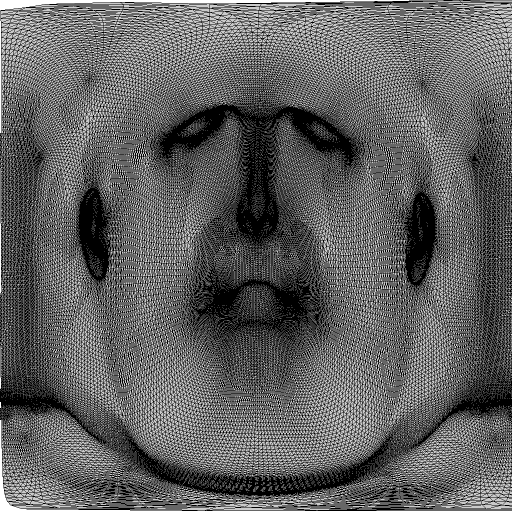
#> input picture blender files/head_fixed.png, 1024 x 1024 px (shown at 1/2 size)
$ python bake_texture.py
#> lines starting #> are read from the running program, lines starting #| are printed output that depends on the picture
import sys
from PIL import Image, ImageChops
import numpy as np

def bake(uv_path, face_path, output_path, preview_path):
#> called with uv_path = 'head_fixed.png', face_path = 'face.png', output_path = 'face_baked.png', preview_path = 'face_preview.png'
    uv_img  = Image.open(uv_path).convert('RGBA')
#> uv_img is the input picture: PIL image 1024x1024 RGBA; mean R, G, B, A 22.3, 22.3, 22.3, 164
    face_img = Image.open(face_path).convert('RGBA')
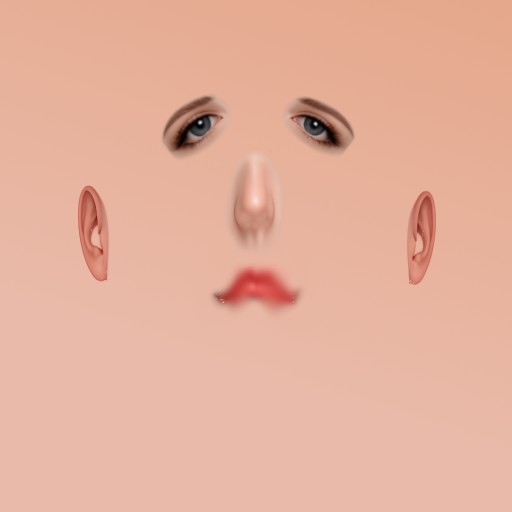
#> input picture blender files/face.png, 1024 x 1024 px (shown at 1/2 size)
#> face_img is the input picture: PIL image 1024x1024 RGBA; mean R, G, B, A 228.8, 176.7, 156.7, 255

    uw, uh = uv_img.size
#> uw = 1024; uh = 1024
    print(f"UV layout size: {uw}x{uh}")
#| UV layout size: 1024x1024

    # Resize face to match UV canvas
    face_resized = face_img.resize((uw, uh), Image.LANCZOS)

    # Save as the actual texture to use in renderer
    face_resized.save(output_path)
    print(f"Texture saved: {output_path}")

    # Make UV overlay semi-transparent green for preview
    uv_arr = np.array(uv_img.convert('L'))  # greyscale
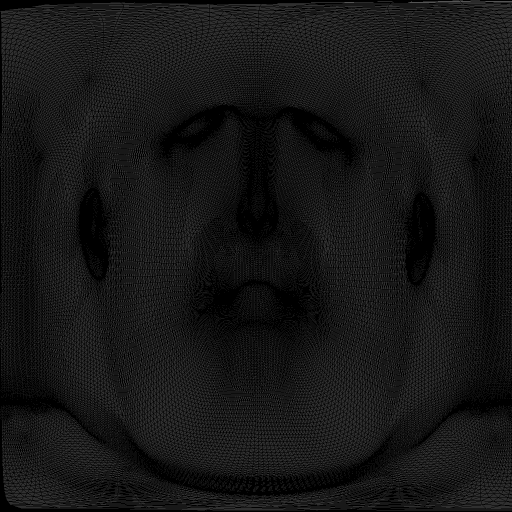
#> uv_arr: shape (1024, 1024) (shown at 1/2 size); min 0, max 84, mean 22.3
    # Where UV lines are dark (mesh lines), make them visible overlay
    overlay = np.zeros((uh, uw, 4), dtype=np.uint8)
    mask = uv_arr < 128  # dark pixels = UV edges
#> mask: shape (1024, 1024) bool; every value is 1
    overlay[mask] = [0, 255, 0, 180]  # green lines

    uv_overlay = Image.fromarray(overlay, 'RGBA')
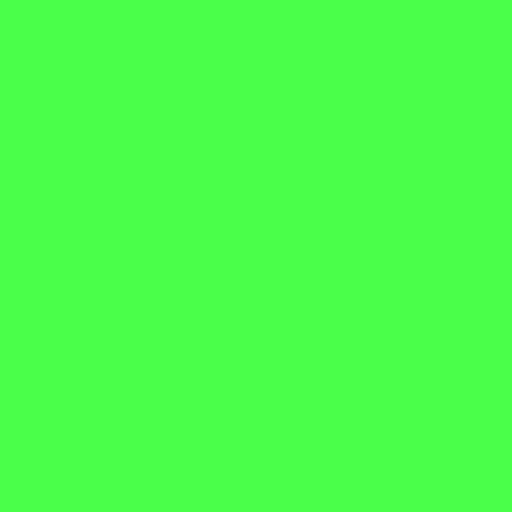
#> uv_overlay: PIL image 1024x1024 RGBA (shown at 1/2 size); mean R, G, B, A 0, 255, 0, 180; transparent parts drawn white

    # Composite: face + green UV lines on top
    preview = face_resized.copy()
    preview = Image.alpha_composite(preview, uv_overlay)
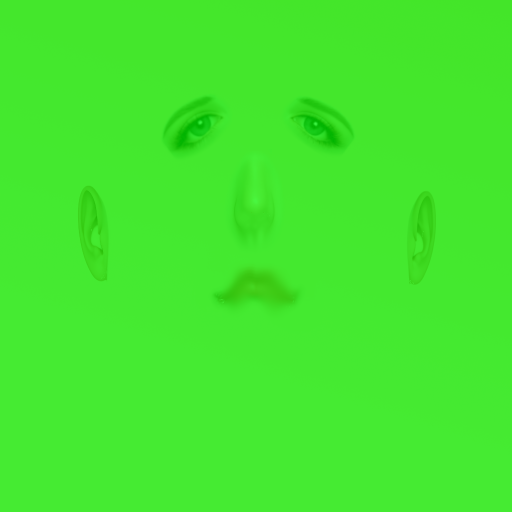
#> preview: PIL image 1024x1024 RGBA (shown at 1/2 size); mean R, G, B, A 67.5, 232, 46.2, 255
    preview.save(preview_path)
    print(f"Preview saved: {preview_path}  (shows UV lines on face)")

if __name__ == '__main__':
    uv_path      = sys.argv[1] if len(sys.argv) > 1 else 'head_fixed.png'
    face_path    = sys.argv[2] if len(sys.argv) > 2 else 'face.png'
    output_path  = sys.argv[3] if len(sys.argv) > 3 else 'face_baked.png'
    preview_path = sys.argv[4] if len(sys.argv) > 4 else 'face_preview.png'
    bake(uv_path, face_path, output_path, preview_path)
